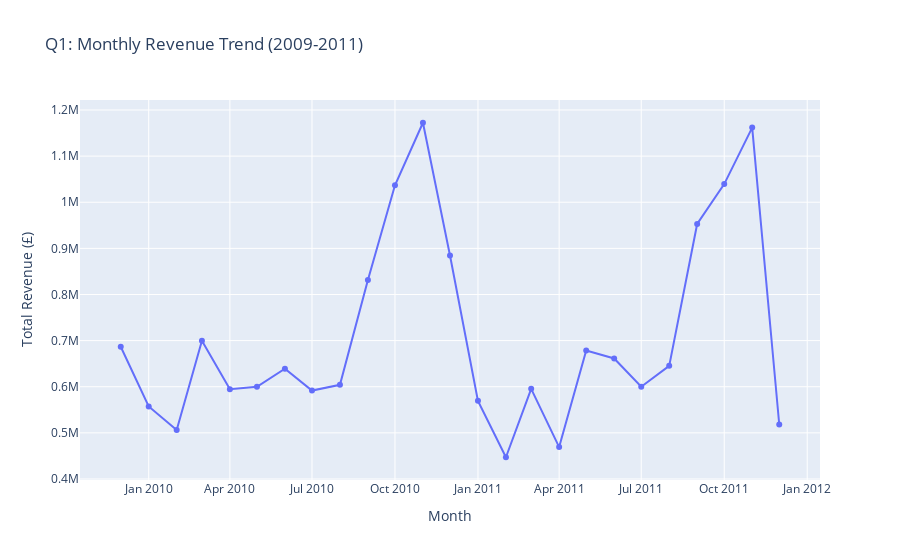

Here is the notebook cell this chart was saved with:
### Markdown cell above
STEP 4: Basic Visualizations with analytical questions

🟢 Phase 1: Basic Analysis (ภาพรวมธุรกิจ) — ทำเสร็จแล้ว ✅
เน้นดูว่า "เกิดอะไรขึ้นบ้าง?" (Descriptive Analytics)

Q1: Monthly Revenue Trend

ไทย: แนวโน้มยอดขายรายเดือนเป็นอย่างไร? (โตขึ้นหรือลดลง)

Chart: Line Chart 📈

Q2: Top 10 Best Selling Products

ไทย: สินค้าอะไรขายดีที่สุด 10 อันดับแรก?

Chart: Horizontal Bar Chart 📊

Q3: Global Sales Distribution

ไทย: ลูกค้าส่วนใหญ่มาจากประเทศไหนบ้าง?

Chart: World Map (Choropleth) 🌍

🟡 Phase 2: Intermediate Analysis (เจาะลึกพฤติกรรม) — กำลังจะทำ 🚧
เน้นดู "ประสิทธิภาพและปัญหา" (Diagnostic Analytics)

Q4: Hourly Sales Pattern

ไทย: ช่วงเวลาไหนของวัน (0-24 น.) ที่คนสั่งซื้อเยอะที่สุด? (เอาไว้วางแผนแอดมินตอบแชท)

Chart: Bar Chart (รายชั่วโมง) ⌚

Q5: Product Return Rate Analysis

ไทย: สินค้าตัวไหนที่มีอัตราการ "คืนของ/ยกเลิก" สูงผิดปกติ? (เพื่อเช็คคุณภาพสินค้า)

Chart: Scatter Plot (ยอดขาย vs ยอดคืน) 📉

Q6: Average Order Value (AOV) by Country

ไทย: ประเทศไหน "กระเป๋าหนัก" ที่สุด? (ยอดซื้อเฉลี่ยต่อบิลสูงที่สุด)

Chart: Bar Chart 💰

🔴 Phase 3: Advanced Analysis (กลยุทธ์ขั้นสูง) — ไฮไลท์ของงาน ⭐
เน้นการ "แบ่งกลุ่มและวางแผน" (Strategic Analytics)

Q7: Customer Segmentation (RFM Analysis)

ไทย: ใครคือลูกค้าเกรด VIP, ลูกค้าทั่วไป, และลูกค้าที่กำลังจะหนีไป? (ใช้ทฤษฎี Recency, Frequency, Monetary)

Chart: Scatter Plot (แบ่งสีตามกลุ่มลูกค้า) 💎

Q8: Monthly Active Customers (Retention)

ไทย: ในแต่ละเดือน มีลูกค้าเก่า/ใหม่ แวะเวียนเข้ามาซื้อกี่คน? (ดูความผูกพันลูกค้า)

Chart: Line Chart 🏃

Q9: Pareto Principle (80/20 Rule)

ไทย: จริงหรือไม่? ที่ยอดขาย 80% มาจากลูกค้าเพียงแค่ 20% ของเรา

Chart: Pareto Chart (Cumulative Line) 📉

Q10: Best Working Day Analysis

ไทย: วันไหนในสัปดาห์ (จันทร์-อาทิตย์) ที่ขายดีที่สุด?

Chart: Column Chart 📅

### Code cell
import plotly.express as px

# Q1: Monthly Revenue Trend : Group by Month and sum the TotalAmount

# 1. Create a Month-Year column for grouping
df_sales['MonthYear'] = df_sales['InvoiceDate'].dt.strftime('%Y-%m')

# 2. Aggregation
monthly_sales = df_sales.groupby('MonthYear')['TotalAmount'].sum().reset_index()

# 3. Plot Line Chart
fig1 = px.line(monthly_sales, 
               x='MonthYear', 
               y='TotalAmount', 
               title='Q1: Monthly Revenue Trend (2009-2011)',
               markers=True,
               labels={'TotalAmount': 'Total Revenue (£)', 'MonthYear': 'Month'})
fig1.show()

### Figure 1 — Plotly figure (JSON) as saved in the notebook; plotly's stock layout.template omitted (floating-point values rounded to 4 significant figures)
{"data": [{"hovertemplate": "Month=%{x}<br>Total Revenue (£)=%{y}<extra></extra>", "legendgroup": "", "line": {"color": "#636efa", "dash": "solid"}, "marker": {"symbol": "circle"}, "mode": "lines+markers", "name": "", "orientation": "v", "showlegend": false, "type": "scatter", "x": ["2009-12", "2010-01", "2010-02", "2010-03", "2010-04", "2010-05", "2010-06", "2010-07", "2010-08", "2010-09", "2010-10", "2010-11", "2010-12", "2011-01", "2011-02", "2011-03", "2011-04", "2011-05", "2011-06", "2011-07", "2011-08", "2011-09", "2011-10", "2011-11", "2011-12"], "xaxis": "x", "y": [686700.0, 557300.0, 506400.0, 699600.0, 594600.0, 600000.0, 639100.0, 591600.0, 604200.0, 831600.0, 1037000.0, 1172000.0, 884600.0, 569400.0, 447100.0, 595500.0, 469200.0, 678600.0, 661200.0, 600100.0, 645300.0, 952800.0, 1039000.0, 1162000.0, 518200.0], "yaxis": "y"}], "layout": {"legend": {"tracegroupgap": 0}, "title": {"text": "Q1: Monthly Revenue Trend (2009-2011)"}, "xaxis": {"anchor": "y", "domain": [0, 1], "title": {"text": "Month"}}, "yaxis": {"anchor": "x", "domain": [0, 1], "title": {"text": "Total Revenue (£)"}}}}
